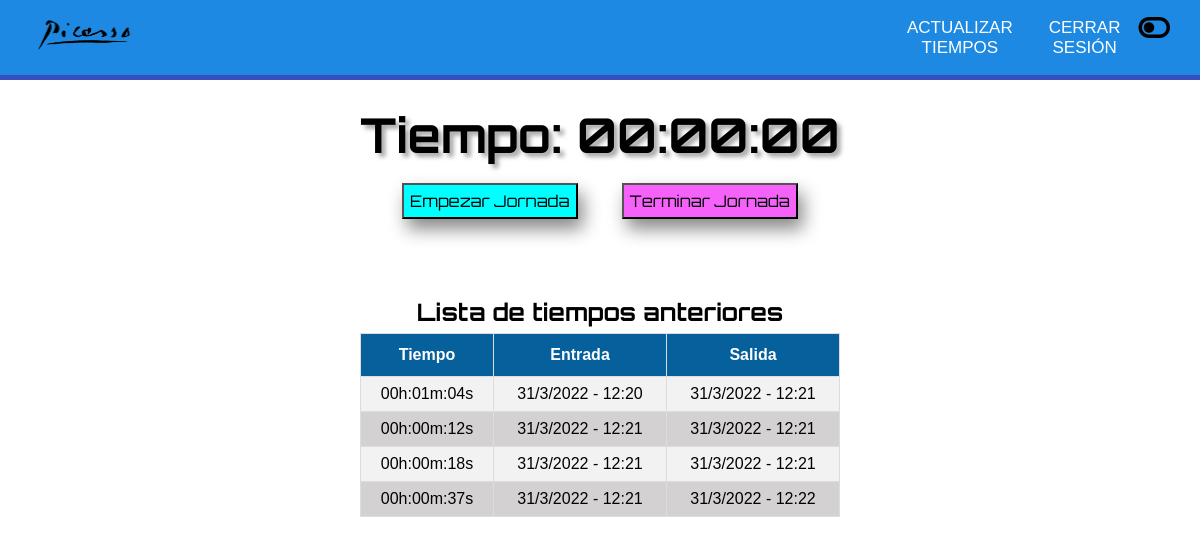
Screenshot of /index.php (signed in) with the database file from the repository.
### tables this page shows
CREATE TABLE `tiempos` (
  `id` int(11) NOT NULL AUTO_INCREMENT,
  `IDUsuario` int(11) NOT NULL,
  `Tiempo` varchar(45) NOT NULL,
  `Entrada` varchar(60) DEFAULT NULL,
  `Salida` varchar(60) DEFAULT NULL,
  PRIMARY KEY (`id`)
);

### index.php (the view, shortened to what this page needs)
<?php
include('database/db.php');
$username = $_SESSION['username'];
?>
<!DOCTYPE html>
<html lang="es">
<head>
    <link rel="stylesheet" href="../styles/index.css">
    <link href="https://allfont.es/allfont.css?fonts=ds-digital" rel="stylesheet" type="text/css" />
    <link rel="stylesheet" href="https://cdnjs.cloudflare.com/ajax/libs/font-awesome/6.0.0-beta3/css/all.min.css" />
</head>
<body>
    <nav class="menu">
        <label class="logo"><a href="https://iespablopicasso.sytes.net/"><img id="logoImagen" class="logoImagen" src="assets/logoTexto.png" alt="Logo de IES Pablo Picasso"></a></label>
        <ul class="menu_items">
            <li><a href="" onclick="mostrarTiempoActual()">Actualizar tiempos</a></li>
            <li><a href="database/cerrarSesion.php">Cerrar sesión</a></li>
            <span class="btn_modoOscuro">
				<i id="botonModoOscuro" class="fas fa-toggle-off" onclick="modoOscuro()"></i>
			</span>
        </ul>
    </nav>
    <section class="lineheader" id="lineheader"></section>
    <section class="cuadroContador">
        <h1 id="tiempo" class="tiempo">Tiempo: 00:00:00</h1>
        <button type="button" id="botonEmpezar" class="botonEmpezar" onclick="empezarTemporizador()">Empezar Jornada</button>
        <button type="button" id="botonTerminar" class="botonTerminar" onclick="terminarTemporizador()">Terminar Jornada</button>
    </section>
    <section id="cuadroListaTiempos" class="cuadroListaTiempos">
        <h2 id="tituloUltimoTiempo" class="tituloUltimoTiempo"></h2>
        <p id="ultimoTiempo" class="ultimoTiempo"></p>
        <h2 id="tituloTiempos" class="tituloTiempos">Lista de tiempos anteriores</h2>
        <table id="tablaTiempos" class="tablaTiempos">
            <tr>
                <th>Tiempo</th>
                <th>Entrada</th>
                <th>Salida</th>
            </tr>
            <?php
            $obtenerIDUsuario = "SELECT ID FROM usuarios WHERE username = '$username'";
            $resultadoID = mysqli_fetch_array(mysqli_query($conexion, $obtenerIDUsuario));
            $obtenerTiempos = "SELECT * from tiempos WHERE IDUsuario = '$resultadoID[0]'";
            $tiemposObtenidos = mysqli_query($conexion, $obtenerTiempos);
            while ($mostrarDato = mysqli_fetch_array($tiemposObtenidos)) {
            ?>
                <tr>
                    <td> <?php echo $mostrarDato['Tiempo'] ?> </td>
                    <td> <?php echo $mostrarDato['Entrada'] ?> </td>
                    <td> <?php echo $mostrarDato['Salida'] ?> </td>
                </tr>
            <?php
            }
            ?>
        </table>
    </section>
</body>
</html>

### styles/index.css (style rules this page uses)
*, *:before, *:after { margin: 0; padding: 0; outline: 0; box-sizing: border-box; }
.menu { background-color: #1d89e2; height: 75px; width: auto; display: flex; justify-content: right; align-items: center; border-bottom: 1px 0 solid #fff; box-shadow: 5px 0 10px rgba(0, 0, 0, -6); }
label.logo { margin-right: 30%; }
.lineheader { height: 5px; padding: 0; width: 0px auto; background-color: #364fbe; display: flex; align-items: center; }
.logoImagen { width: 20%; height: 5%; }
.menu_items { display: flex; list-style: none; margin-right: 30px; }
.menu_items li { border-radius: 3px; margin: 0 5px; }
.btn_modoOscuro { padding-top: 0.8%; font-size: 28px; }
.menu_items li a { padding: 7px 13px; text-decoration: none; font-size: 18px; display: block; text-transform: uppercase; justify-content: center; color: rgb(255, 255, 255); text-align: center; font-family: 'Arial', sans-serif; }
.cuadroContador { margin: auto; margin-top: 2%; width: 50%; text-align: center; padding-bottom: 2%; }
.ultimoTiempo { font-size: 20px; padding-bottom: 1%; }
.tiempo { font-family: 'Orbitron', sans-serif; font-size: 48px; text-shadow: 4px 4px 4px #aaa; padding-bottom: 3%; }
.botonEmpezar, .botonTerminar { padding: 1%; font-family: 'Orbitron', sans-serif; font-size: 16px; box-shadow: 5px 10px 18px #888888; border-color: #000000; }
.botonEmpezar { background-color: aqua; margin-right: 20px; }
.botonTerminar { background-color: rgb(245, 98, 250); margin-left: 20px; }
.tituloUltimoTiempo { padding-bottom: 2%; }
.tituloTiempos { padding-top: 2%; padding-bottom: 1%; }
.cuadroListaTiempos { margin: auto; margin-top: 2%; margin-left: 25%; width: 50%; text-align: center; padding-bottom: 2%; font-family: 'Orbitron', sans-serif; }
.tablaTiempos { font-family: Arial, Helvetica, sans-serif; border-collapse: collapse; width: 80%; margin-left: 10%; }
.tablaTiempos td, .tablaTiempos th { border: 1px solid #ddd; padding: 8px; }
.tablaTiempos tr:nth-child(even) { background-color: #f2f2f2; }
.tablaTiempos tr:nth-child(odd) { background-color: #d3d1d1; }
.tablaTiempos th { padding-top: 12px; padding-bottom: 12px; text-align: center; background-color: #06609c; color: white; }
@media screen and (max-width: 1600px) { .logo { font-size: 25px; padding-left: 35px; } }
@media screen and (max-width: 1600px) { .menu_items li a { font-size: 17px; } }

### rows the page displays
tiempos: Tiempo "00h:01m:04s", Entrada "31/3/2022 - 12:20", Salida "31/3/2022 - 12:21"
tiempos: Tiempo "00h:00m:12s", Entrada "31/3/2022 - 12:21", Salida "31/3/2022 - 12:21"
tiempos: Tiempo "00h:00m:18s", Entrada "31/3/2022 - 12:21", Salida "31/3/2022 - 12:21"
tiempos: Tiempo "00h:00m:37s", Entrada "31/3/2022 - 12:21", Salida "31/3/2022 - 12:22"
